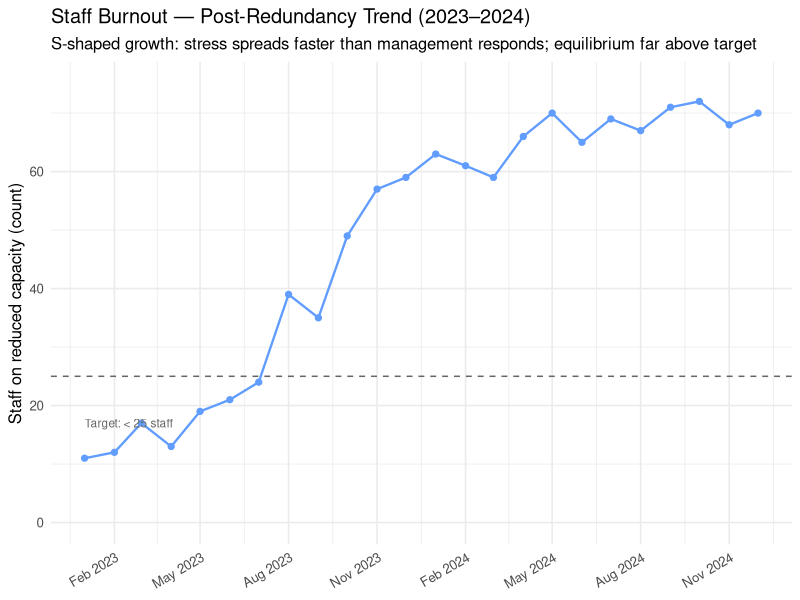
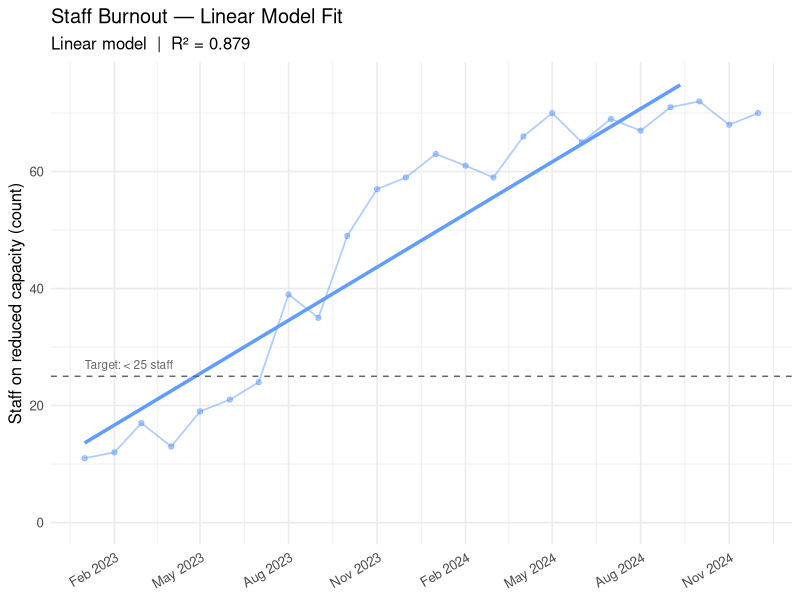
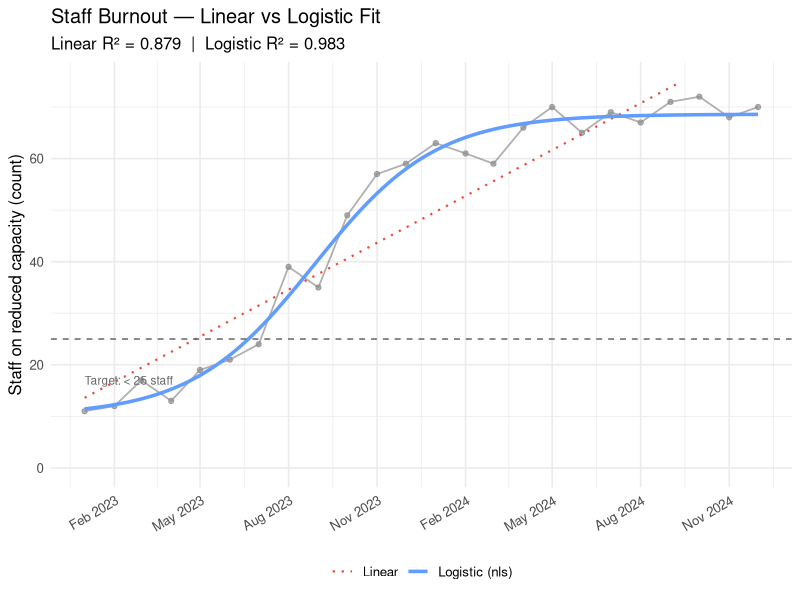
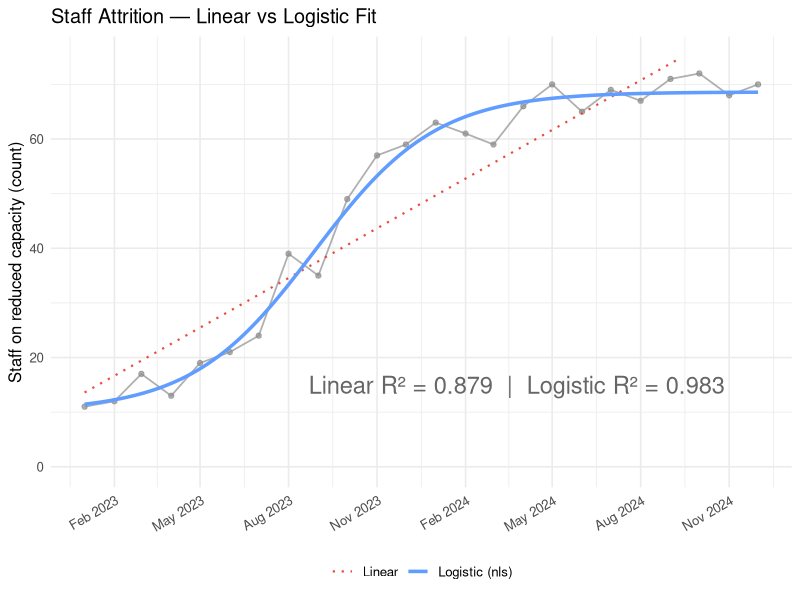
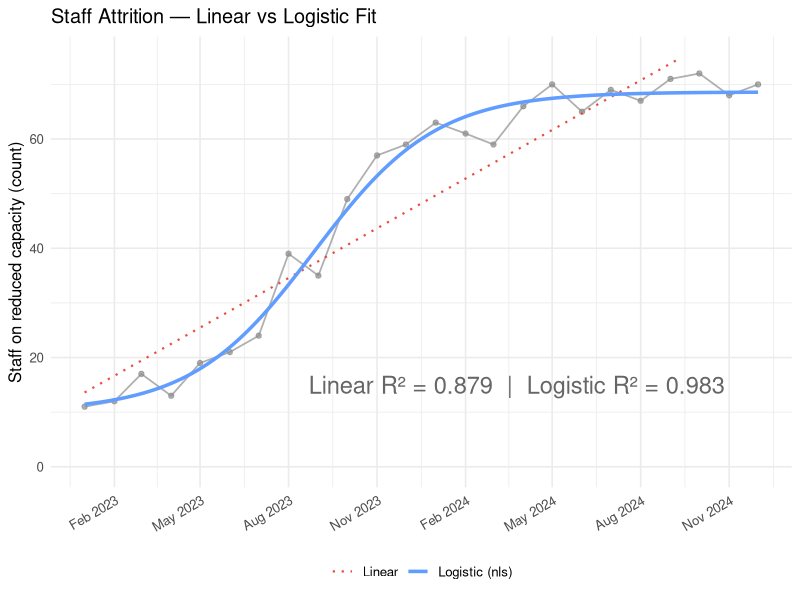

Reproduce these figures in R, in order.
library(tidyverse)
library(deSolve)

# ── Scenario ──────────────────────────────────────────────────────────────────
#
# A technology company has undergone a round of redundancies, reducing
# headcount from 200 to 150. At the start of the observation period, 11 staff
# are already on reduced capacity due to burnout — a pre-existing condition
# made worse by the layoffs. As workload pressure mounts on the remaining team,
# burnout begins to spread.
#
# Two feedback loops drive the system:
#
#   R1 (+): Burnt-out staff reduce team capacity → remaining healthy staff
#           absorb extra workload → higher stress → more staff burn out
#
#   B1 (−): Rising burnout count → management deploys support measures
#           (contractors, reduced scope, wellness programmes) →
#           shorter effective recovery time → staff return to capacity
#
# The problem in this data:
#   - B1 kicks in too late  (management escalates only when > 32 staff affected)
#   - The resulting equilibrium is too high (~ 50 staff; target is < 25)
#
# Organisational levers:
#   (a) WHEN to trigger the support response  → B1 intervention threshold
#   (b) HOW QUICKLY support is deployed       → effective recovery time
#
# ─────────────────────────────────────────────────────────────────────────────


# ------------------------------------------------------------------------------
# SECTION 1: load and explore the data
# ------------------------------------------------------------------------------

# ── Step 1: Data ──────────────────────────────────────────────────────────────
#
# Monthly count of staff recorded as working at reduced capacity due to burnout.
# Figures are rounded to the nearest whole number.

staff_burnout_data <- tribble(
  ~date,          ~burnt_out_staff,
  "2023-01-01",   11,
  "2023-02-01",   12,
  "2023-03-01",   17,
  "2023-04-01",   13,
  "2023-05-01",   19,
  "2023-06-01",   21,
  "2023-07-01",   24,
  "2023-08-01",   39,
  "2023-09-01",   35,
  "2023-10-01",   49,
  "2023-11-01",   57,
  "2023-12-01",   59,
  "2024-01-01",   63,
  "2024-02-01",   61,
  "2024-03-01",   59,
  "2024-04-01",   66,
  "2024-05-01",   70,
  "2024-06-01",   65,
  "2024-07-01",   69,
  "2024-08-01",   67,
  "2024-09-01",   71,
  "2024-10-01",   72,
  "2024-11-01",   68,
  "2024-12-01",   70
) |>
  mutate(date = as.Date(date), t = row_number())

# ── Step 2: Plot ──────────────────────────────────────────────────────────────

ggplot(staff_burnout_data, aes(x = date, y = burnt_out_staff)) +
  geom_line(linewidth = 0.8, colour = "#619CFF") +
  geom_point(size = 1.8, colour = "#619CFF") +
  geom_hline(yintercept = 25, linetype = "dashed",
             colour = "grey40", linewidth = 0.5) +
  annotate("text", x = min(staff_burnout_data$date), y = 17,
           label = "Target: < 25 staff", colour = "grey40",
           size = 3, hjust = 0) +
  scale_y_continuous(limits = c(0, 75)) +
  scale_x_date(date_labels = "%b %Y", date_breaks = "3 months") +
  labs(
    title    = "Staff Burnout — Post-Redundancy Trend (2023–2024)",
    subtitle = "S-shaped growth: stress spreads faster than management responds; equilibrium far above target",
    x        = NULL,
    y        = "Staff on reduced capacity (count)"
  ) +
  theme_minimal(base_size = 12) +
  theme(axis.text.x = element_text(angle = 30, hjust = 1))

# ── Step 3: Linear regression baseline ────────────────────────────────────────

lm_fit  <- lm(burnt_out_staff ~ t, data = staff_burnout_data)
r_sq_lm <- summary(lm_fit)$r.squared

lm_fitted_curve <- tibble(
  date   = seq(min(staff_burnout_data$date), max(staff_burnout_data$date), length.out = 200),
  fitted = predict(lm_fit,
                   newdata = tibble(t = seq(1, max(staff_burnout_data$t), length.out = 200)))
)

ggplot() +
  geom_line(data  = staff_burnout_data,
            aes(x = date, y = burnt_out_staff),
            linewidth = 0.6, colour = "#619CFF", alpha = 0.5) +
  geom_point(data = staff_burnout_data,
             aes(x = date, y = burnt_out_staff),
             size = 1.5, colour = "#619CFF", alpha = 0.5) +
  geom_line(data  = lm_fitted_curve,
            aes(x = date, y = fitted),
            linewidth = 1.2, colour = "#619CFF") +
  geom_hline(yintercept = 25, linetype = "dashed",
             colour = "grey40", linewidth = 0.5) +
  annotate("text", x = min(staff_burnout_data$date), y = 27,
           label = "Target: < 25 staff", colour = "grey40",
           size = 3, hjust = 0) +
  scale_y_continuous(limits = c(0, 75)) +
  scale_x_date(date_labels = "%b %Y", date_breaks = "3 months") +
  labs(
    title    = "Staff Burnout — Linear Model Fit",
    subtitle = paste0("Linear model  |  R² = ", round(r_sq_lm, 3)),
    x        = NULL,
    y        = "Staff on reduced capacity (count)"
  ) +
  theme_minimal(base_size = 12) +
  theme(axis.text.x = element_text(angle = 30, hjust = 1))


# ------------------------------------------------------------------------------
# SECTION 2: fit a logistic curve using nls()
# ------------------------------------------------------------------------------

# SSfpl() is a self-starting 4-parameter logistic built into base R.
# It fits the formula:  A + (B − A) / (1 + exp((xmid − t) / scal))
#
#   A    — lower asymptote (L): the level the curve starts from
#   B    — upper asymptote (K): the equilibrium the curve grows toward
#   xmid — inflection point (t0): the month of steepest growth
#   scal — growth rate scale: nls uses 1/r internally; we recover r = 1/scal
#
# "Self-starting" means SSfpl() estimates its own starting values from the
# data automatically — no manual guessing needed. nls() then fits directly
# to the raw staff counts with no rescaling or pseudo-trial tricks.

fit_nls <- nls(burnt_out_staff ~ SSfpl(t, A, B, xmid, scal), data = staff_burnout_data)

coefs  <- coef(fit_nls)
L_fit  <- coefs[["A"]]
K_fit  <- coefs[["B"]]
t0_fit <- coefs[["xmid"]]
r_fit  <- 1 / coefs[["scal"]]

tibble(
  parameter = c("K — upper asymptote", "L — lower asymptote", "r (growth rate)", "t0 (inflection month)"),
  value     = c(round(K_fit, 1), round(L_fit, 1), round(r_fit, 3), round(t0_fit, 1))
) |> print()

r_sq_nls <- cor(staff_burnout_data$burnt_out_staff, fitted(fit_nls))^2

tibble(
  model     = c("Linear", "Logistic (nls)"),
  r_squared = round(c(r_sq_lm, r_sq_nls), 3)
) |> print()

t_fine       <- seq(1, max(staff_burnout_data$t), length.out = 200)
fitted_curve <- tibble(
  date   = seq(min(staff_burnout_data$date), max(staff_burnout_data$date), length.out = 200),
  fitted = predict(fit_nls, newdata = tibble(t = t_fine))
)

ggplot() +
  geom_line(data  = staff_burnout_data,
            aes(x = date, y = burnt_out_staff),
            linewidth = 0.6, colour = "grey55", alpha = 0.7) +
  geom_point(data = staff_burnout_data,
             aes(x = date, y = burnt_out_staff),
             size = 1.5, colour = "grey55", alpha = 0.7) +
  geom_line(data  = lm_fitted_curve,
            aes(x = date, y = fitted, colour = "Linear"),
            linewidth = 0.75, linetype = "dotted") +
  geom_line(data  = fitted_curve,
            aes(x = date, y = fitted, colour = "Logistic (nls)"),
            linewidth = 1.2) +
  geom_hline(yintercept = 25, linetype = "dashed",
             colour = "grey40", linewidth = 0.5) +
  annotate("text", x = min(staff_burnout_data$date), y = 17,
           label = "Target: < 25 staff", colour = "grey40",
           size = 3, hjust = 0) +
  scale_colour_manual(values = c("Linear" = "#E74C3C", "Logistic (nls)" = "#619CFF")) +
  scale_y_continuous(limits = c(0, 75)) +
  scale_x_date(date_labels = "%b %Y", date_breaks = "3 months") +
  labs(
    title    = "Staff Burnout — Linear vs Logistic Fit",
    subtitle = paste0("Linear R² = ", round(r_sq_lm, 3),
                      "  |  Logistic R² = ", round(r_sq_nls, 3)),
    x        = NULL,
    y        = "Staff on reduced capacity (count)",
    colour   = NULL
  ) +
  theme_minimal(base_size = 12) +
  theme(
    legend.position = "bottom",
    axis.text.x     = element_text(angle = 30, hjust = 1)
  )




ggplot() +
  geom_line(data  = staff_burnout_data,
            aes(x = date, y = burnt_out_staff),
            linewidth = 0.6, colour = "grey55", alpha = 0.7) +
  geom_point(data = staff_burnout_data,
             aes(x = date, y = burnt_out_staff),
             size = 1.5, colour = "grey55", alpha = 0.7) +
  geom_line(data  = lm_fitted_curve,
            aes(x = date, y = fitted, colour = "Linear"),
            linewidth = 0.75, linetype = "dotted") +
  geom_line(data  = fitted_curve,
            aes(x = date, y = fitted, colour = "Logistic (nls)"),
            linewidth = 1.2) +
  annotate("text", x = min(staff_burnout_data$date) + diff(range(staff_burnout_data$date)) * (1/3), y = 15,
           label = paste0("Linear R² = ", round(r_sq_lm, 3),
                          "  |  Logistic R² = ", round(r_sq_nls, 3)), colour = "grey40",
           size = 6, hjust = 0) +
  scale_colour_manual(values = c("Linear" = "#E74C3C", "Logistic (nls)" = "#619CFF")) +
  scale_y_continuous(limits = c(0, 75)) +
  scale_x_date(date_labels = "%b %Y", date_breaks = "3 months") +
  labs(
    title    = "Staff Attrition — Linear vs Logistic Fit",
    x        = NULL,
    y        = "Staff on reduced capacity (count)",
    colour   = NULL
  ) +
  theme_minimal(base_size = 12) +
  theme(
    legend.position = "bottom",
    axis.text.x     = element_text(angle = 30, hjust = 1)
  )

ggsave(
  filename = "website-tutorials/assets/services-ml-statistics-predictive-models.png",
  width    = 7,
  height   = 5,
  units    = "in",
  dpi      = 120,
  bg       = "white"
)
